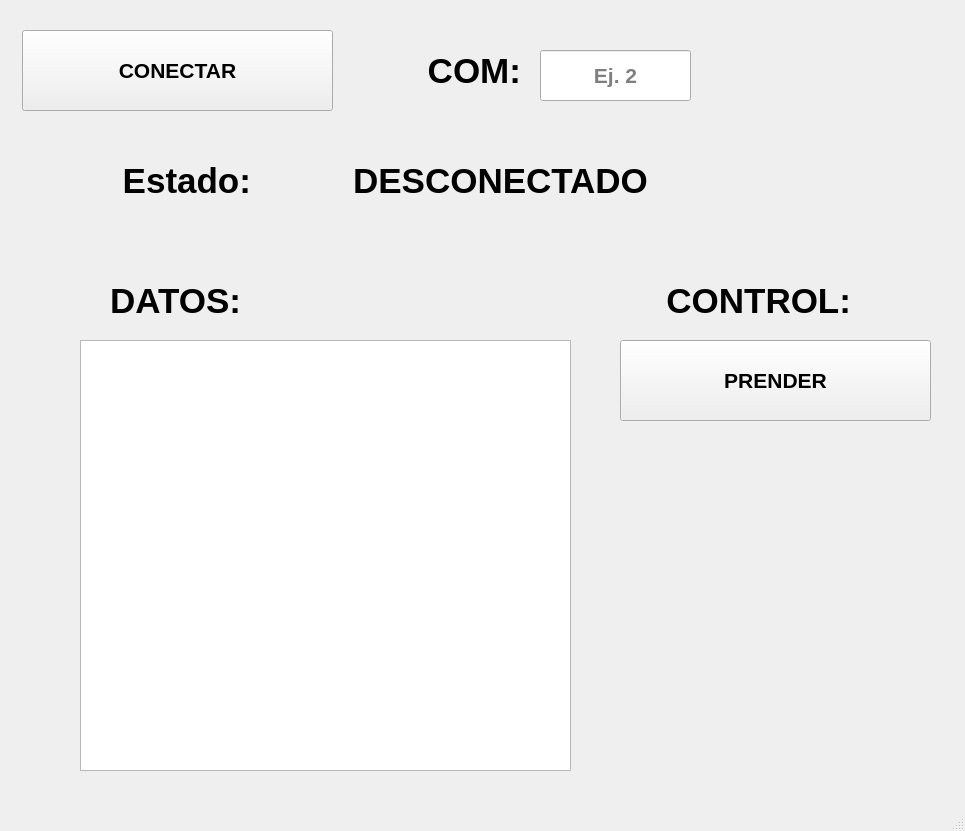
<?xml version="1.0" encoding="UTF-8"?>
<ui version="4.0">
 <class>MainWindow</class>
 <widget class="QMainWindow" name="MainWindow">
  <property name="geometry">
   <rect>
    <x>0</x>
    <y>0</y>
    <width>965</width>
    <height>831</height>
   </rect>
  </property>
  <property name="windowTitle">
   <string>MainWindow</string>
  </property>
  <widget class="QWidget" name="centralwidget">
   <widget class="QPushButton" name="btn_conexion">
    <property name="geometry">
     <rect>
      <x>22</x>
      <y>30</y>
      <width>311</width>
      <height>81</height>
     </rect>
    </property>
    <property name="font">
     <font>
      <pointsize>16</pointsize>
      <weight>75</weight>
      <bold>true</bold>
     </font>
    </property>
    <property name="text">
     <string>CONECTAR</string>
    </property>
   </widget>
   <widget class="QLabel" name="label">
    <property name="geometry">
     <rect>
      <x>370</x>
      <y>30</y>
      <width>151</width>
      <height>81</height>
     </rect>
    </property>
    <property name="font">
     <font>
      <pointsize>26</pointsize>
      <weight>75</weight>
      <bold>true</bold>
     </font>
    </property>
    <property name="text">
     <string>COM:</string>
    </property>
    <property name="alignment">
     <set>Qt::AlignRight|Qt::AlignTrailing|Qt::AlignVCenter</set>
    </property>
   </widget>
   <widget class="QLineEdit" name="txt_com">
    <property name="geometry">
     <rect>
      <x>540</x>
      <y>50</y>
      <width>151</width>
      <height>51</height>
     </rect>
    </property>
    <property name="font">
     <font>
      <pointsize>16</pointsize>
      <weight>75</weight>
      <bold>true</bold>
     </font>
    </property>
    <property name="toolTip">
     <string>Ingresa el número del COM</string>
    </property>
    <property name="alignment">
     <set>Qt::AlignCenter</set>
    </property>
    <property name="placeholderText">
     <string>Ej. 2</string>
    </property>
   </widget>
   <widget class="QLabel" name="label_2">
    <property name="geometry">
     <rect>
      <x>30</x>
      <y>140</y>
      <width>221</width>
      <height>81</height>
     </rect>
    </property>
    <property name="font">
     <font>
      <pointsize>26</pointsize>
      <weight>75</weight>
      <bold>true</bold>
     </font>
    </property>
    <property name="text">
     <string>Estado:</string>
    </property>
    <property name="alignment">
     <set>Qt::AlignRight|Qt::AlignTrailing|Qt::AlignVCenter</set>
    </property>
   </widget>
   <widget class="QLabel" name="txt_estado">
    <property name="geometry">
     <rect>
      <x>280</x>
      <y>140</y>
      <width>441</width>
      <height>81</height>
     </rect>
    </property>
    <property name="font">
     <font>
      <pointsize>26</pointsize>
      <weight>75</weight>
      <bold>true</bold>
     </font>
    </property>
    <property name="text">
     <string>DESCONECTADO</string>
    </property>
    <property name="alignment">
     <set>Qt::AlignCenter</set>
    </property>
   </widget>
   <widget class="QLabel" name="label_3">
    <property name="geometry">
     <rect>
      <x>40</x>
      <y>260</y>
      <width>201</width>
      <height>81</height>
     </rect>
    </property>
    <property name="font">
     <font>
      <pointsize>26</pointsize>
      <weight>75</weight>
      <bold>true</bold>
     </font>
    </property>
    <property name="text">
     <string>DATOS:</string>
    </property>
    <property name="alignment">
     <set>Qt::AlignRight|Qt::AlignTrailing|Qt::AlignVCenter</set>
    </property>
   </widget>
   <widget class="QListWidget" name="datosSensor">
    <property name="geometry">
     <rect>
      <x>80</x>
      <y>340</y>
      <width>491</width>
      <height>431</height>
     </rect>
    </property>
   </widget>
   <widget class="QLabel" name="label_4">
    <property name="geometry">
     <rect>
      <x>580</x>
      <y>260</y>
      <width>271</width>
      <height>81</height>
     </rect>
    </property>
    <property name="font">
     <font>
      <pointsize>26</pointsize>
      <weight>75</weight>
      <bold>true</bold>
     </font>
    </property>
    <property name="text">
     <string>CONTROL:</string>
    </property>
    <property name="alignment">
     <set>Qt::AlignRight|Qt::AlignTrailing|Qt::AlignVCenter</set>
    </property>
   </widget>
   <widget class="QPushButton" name="btn_control">
    <property name="geometry">
     <rect>
      <x>620</x>
      <y>340</y>
      <width>311</width>
      <height>81</height>
     </rect>
    </property>
    <property name="font">
     <font>
      <pointsize>16</pointsize>
      <weight>75</weight>
      <bold>true</bold>
     </font>
    </property>
    <property name="text">
     <string>PRENDER</string>
    </property>
   </widget>
  </widget>
  <widget class="QMenuBar" name="menubar">
   <property name="geometry">
    <rect>
     <x>0</x>
     <y>0</y>
     <width>965</width>
     <height>26</height>
    </rect>
   </property>
  </widget>
  <widget class="QStatusBar" name="statusbar"/>
 </widget>
 <resources/>
 <connections/>
</ui>
